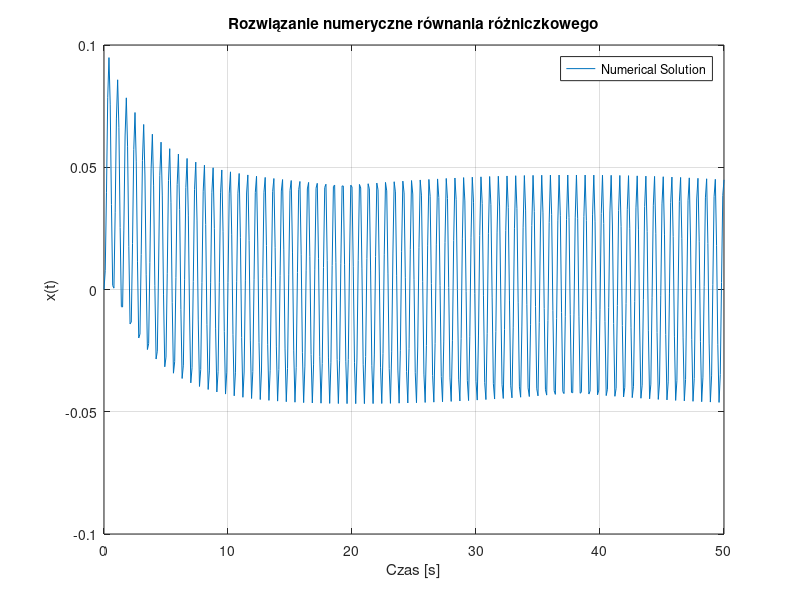

The MATLAB source for this figure:
function numerical_solution
    % Stałe zadania
    A = 8; B = 9; C = 17;

    % Definicja przedziału czasu
    t0 = 0; Tend = 50; DeltaT = 0.1;
    tspan = t0:DeltaT:Tend;

    % Warunki początkowe
    x0 = [0; 0];  % x(0) i x'(0)

    % ODE solver call
    [t, x] = ode45(@(t, x) oscylator(t, x, A, B, C), tspan, x0);

    % Wykres wyników
    plot(t, x(:,1), 'DisplayName', 'Numerical Solution');
    title('Rozwiązanie numeryczne równania różniczkowego');
    xlabel('Czas [s]');
    ylabel('x(t)');
    grid on;
    legend show;
end

function dxdt = oscylator(t, x, A, B, C)
    % Równanie różniczkowe zdefiniowane jako funkcja
    dxdt = zeros(2,1);  % Inicjalizacja wektora pochodnych
    dxdt(1) = x(2);  % dx/dt = v
    dxdt(2) = A*sin(B*t) - C*x(2) - 5*x(1);  % d^2x/dt^2 równanie
end